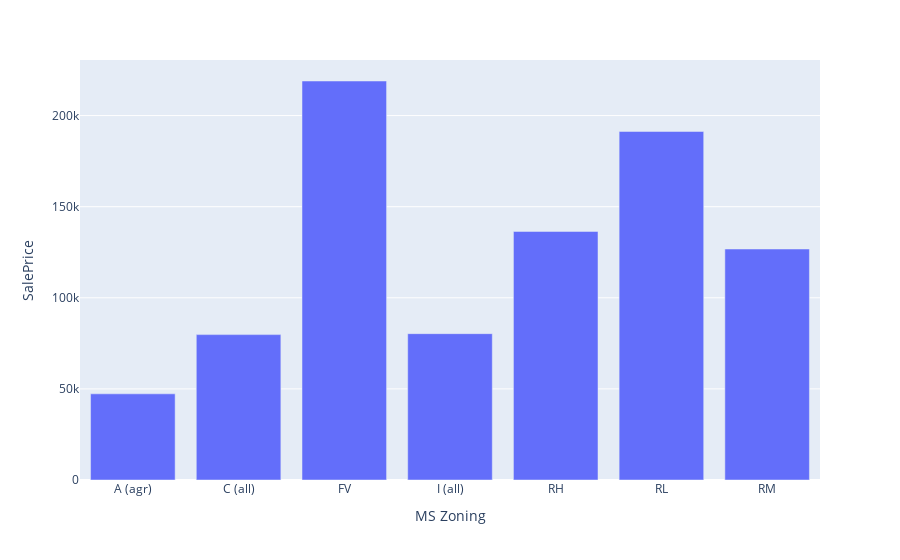
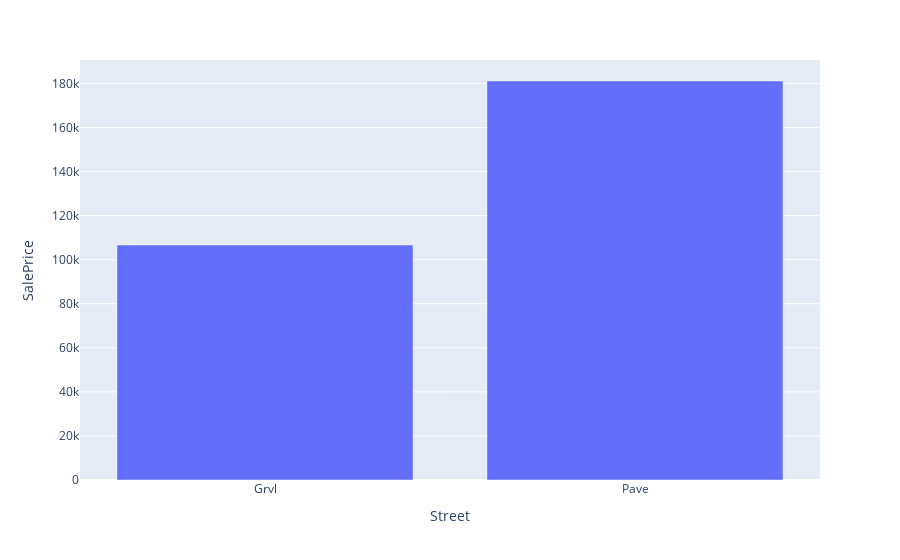
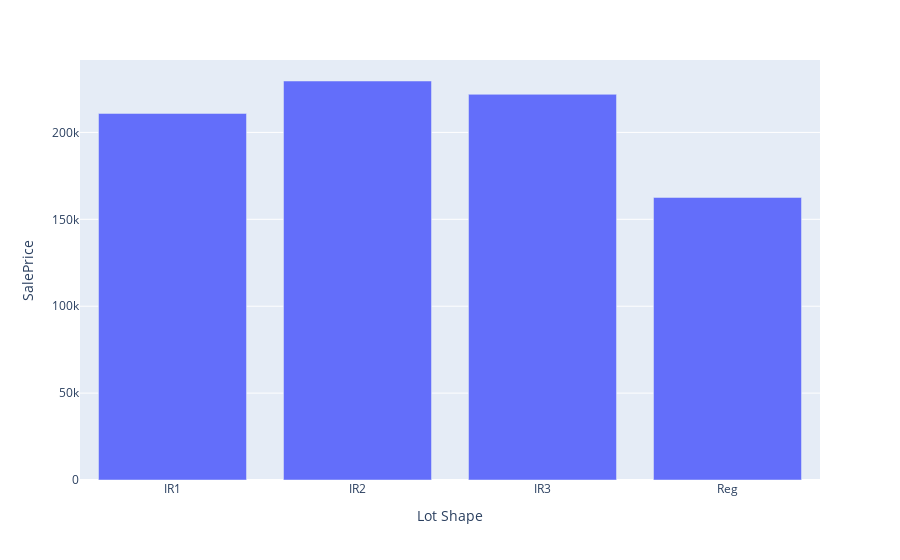
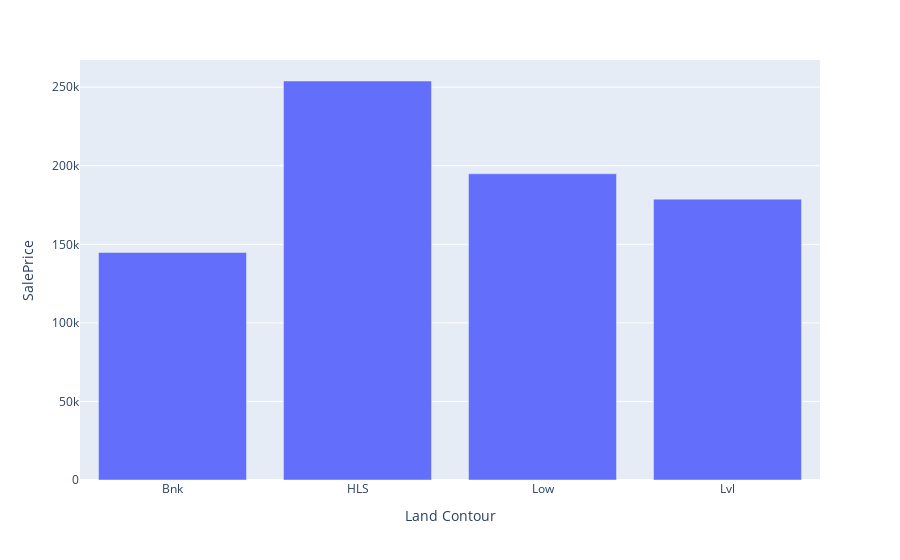

Notebook source saved alongside these figures, in order:
### Markdown cell above
Next, we will group our dataframe by each column and plot average SalePrice across the feature.This should highlight the affects each feature has on SalePrice.

### Code cell
elem = 0

for i in non_num:
        fig = df.groupby(non_num[elem])['SalePrice'].mean().plot(kind='bar', labels={'value':'SalePrice'})
        fig.update_layout(showlegend=False)
        fig.show()
        elem = elem+1

### Figure 1 — Plotly figure (JSON) as saved in the notebook; plotly's stock layout.template omitted (floating-point values rounded to 4 significant figures)
{"data": [{"alignmentgroup": "True", "hovertemplate": "variable=SalePrice<br>MS Zoning=%{x}<br>SalePrice=%{y}<extra></extra>", "legendgroup": "SalePrice", "marker": {"color": "#636efa"}, "name": "SalePrice", "offsetgroup": "SalePrice", "orientation": "v", "showlegend": true, "textposition": "auto", "type": "bar", "x": ["A (agr)", "C (all)", "FV", "I (all)", "RH", "RL", "RM"], "xaxis": "x", "y": [47300, 79800.0, 219000.0, 80310.0, 136400.0, 191300.0, 126800.0], "yaxis": "y"}], "layout": {"barmode": "relative", "legend": {"title": {"text": "variable"}, "tracegroupgap": 0}, "margin": {"t": 60}, "showlegend": false, "xaxis": {"anchor": "y", "domain": [0, 1], "title": {"text": "MS Zoning"}}, "yaxis": {"anchor": "x", "domain": [0, 1], "title": {"text": "SalePrice"}}}}

### Figure 2 — Plotly figure (JSON) as saved in the notebook; plotly's stock layout.template omitted (floating-point values rounded to 4 significant figures)
{"data": [{"alignmentgroup": "True", "hovertemplate": "variable=SalePrice<br>Street=%{x}<br>SalePrice=%{y}<extra></extra>", "legendgroup": "SalePrice", "marker": {"color": "#636efa"}, "name": "SalePrice", "offsetgroup": "SalePrice", "orientation": "v", "showlegend": true, "textposition": "auto", "type": "bar", "x": ["Grvl", "Pave"], "xaxis": "x", "y": [106700.0, 181100.0], "yaxis": "y"}], "layout": {"barmode": "relative", "legend": {"title": {"text": "variable"}, "tracegroupgap": 0}, "margin": {"t": 60}, "showlegend": false, "xaxis": {"anchor": "y", "domain": [0, 1], "title": {"text": "Street"}}, "yaxis": {"anchor": "x", "domain": [0, 1], "title": {"text": "SalePrice"}}}}

### Figure 3 — Plotly figure (JSON) as saved in the notebook; plotly's stock layout.template omitted (floating-point values rounded to 4 significant figures)
{"data": [{"alignmentgroup": "True", "hovertemplate": "variable=SalePrice<br>Lot Shape=%{x}<br>SalePrice=%{y}<extra></extra>", "legendgroup": "SalePrice", "marker": {"color": "#636efa"}, "name": "SalePrice", "offsetgroup": "SalePrice", "orientation": "v", "showlegend": true, "textposition": "auto", "type": "bar", "x": ["IR1", "IR2", "IR3", "Reg"], "xaxis": "x", "y": [210900.0, 229600.0, 221900.0, 162600.0], "yaxis": "y"}], "layout": {"barmode": "relative", "legend": {"title": {"text": "variable"}, "tracegroupgap": 0}, "margin": {"t": 60}, "showlegend": false, "xaxis": {"anchor": "y", "domain": [0, 1], "title": {"text": "Lot Shape"}}, "yaxis": {"anchor": "x", "domain": [0, 1], "title": {"text": "SalePrice"}}}}

### Figure 4 — Plotly figure (JSON) as saved in the notebook; plotly's stock layout.template omitted (floating-point values rounded to 4 significant figures)
{"data": [{"alignmentgroup": "True", "hovertemplate": "variable=SalePrice<br>Land Contour=%{x}<br>SalePrice=%{y}<extra></extra>", "legendgroup": "SalePrice", "marker": {"color": "#636efa"}, "name": "SalePrice", "offsetgroup": "SalePrice", "orientation": "v", "showlegend": true, "textposition": "auto", "type": "bar", "x": ["Bnk", "HLS", "Low", "Lvl"], "xaxis": "x", "y": [144800.0, 253900.0, 194900.0, 178700.0], "yaxis": "y"}], "layout": {"barmode": "relative", "legend": {"title": {"text": "variable"}, "tracegroupgap": 0}, "margin": {"t": 60}, "showlegend": false, "xaxis": {"anchor": "y", "domain": [0, 1], "title": {"text": "Land Contour"}}, "yaxis": {"anchor": "x", "domain": [0, 1], "title": {"text": "SalePrice"}}}}
